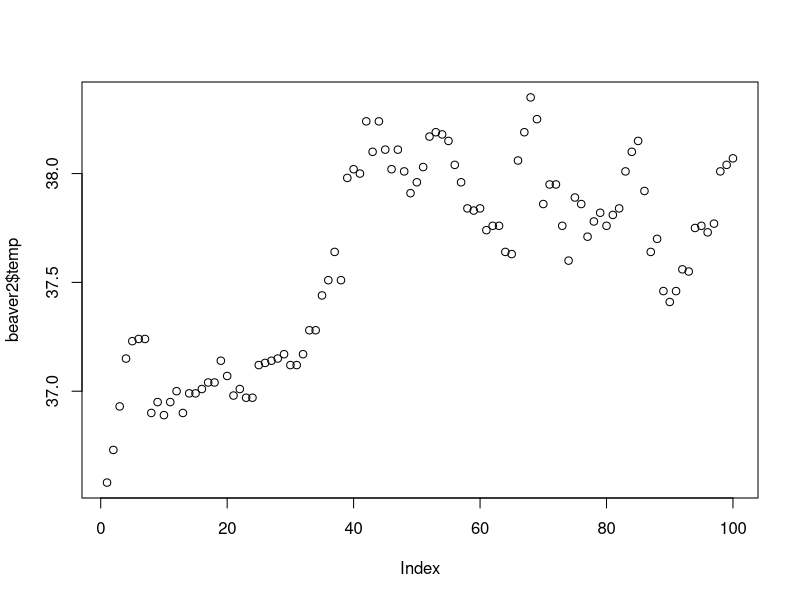
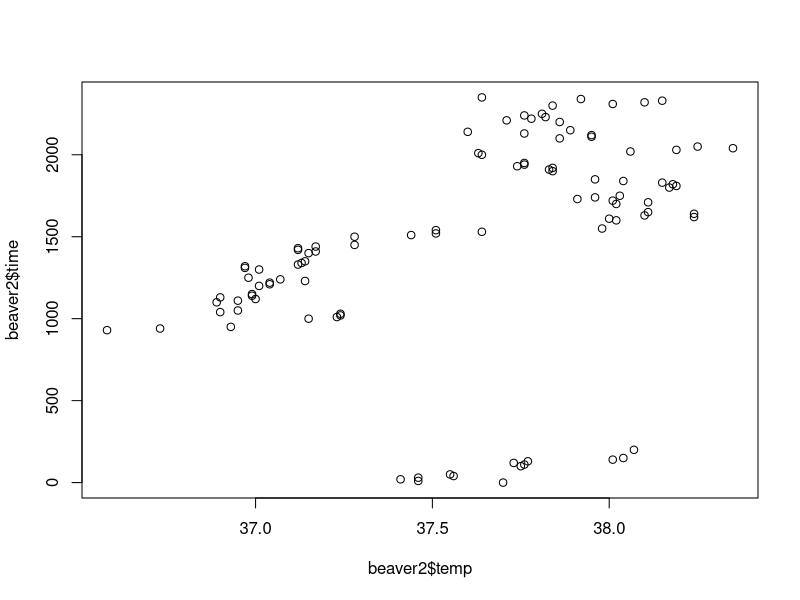
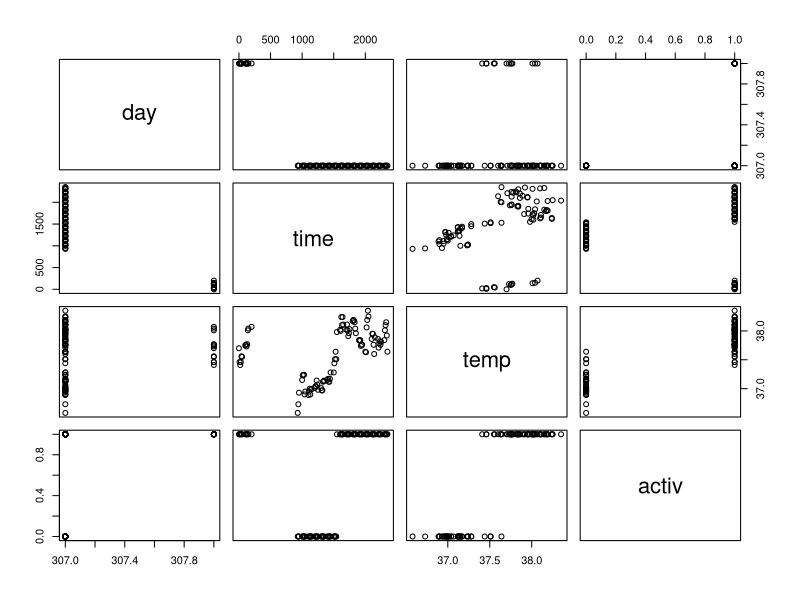

These charts were generated, in order, by the following R code: (Note: this script raises an error after producing the figures.)
#airquality=read.csv
#In R Console extract data set

airquality<-datasets::beaver2

head(beaver2) #Run
tail(beaver2) #Run
beaver2$time #Run

#descriptive_stat
#It's show's median, mean, min, max
summary(beaver2$time)
summary(beaver2$temp)
summary(beaver2$activ)

#Ploat
plot(beaver2$temp)
plot(beaver2$temp,beaver2$time)
plot(beaver2) #Its scatter plot graph
summary(beaver2)

#point' and Line
plot(beaver2$Ozone, type='l')
plot(beaver2$Ozone, xlab='ozone Concentration', 
     ylab='no of instances', main='ozone level in NY city',
     col='red')

#Horizontal bar plot
barplot(beaver2$Ozone, main='Ozone concenteration in air'
        ,xlab='ozone level', col='red', horiz=FALSE)

#histogram
hist(beaver2$Solar.R)
hist(beaver2$Solar.R,main='solar radiation value in air'
     ,xlab='solar rad',col='red')


#Box plot
boxplot(beaver2$Solar.R)

#multiple box plot
boxplot(beaver2[,1:4],main="Multiple", col = 'blue')


#multiple graph at one window

par(mfrow=c(4,4),mar=c(2,5,2,1),las=0,bty='n')
plot(beaver2$temp)
plot(beaver2$temp,beaver2$time)
plot(beaver2) #Its scatter plot graph
summary(beaver2)
plot(beaver2$temp, type='l')
plot(beaver2$tempe, xlab='temp Concentration', 
     ylab='no of instances', main='ozone level in NY city',
     col='red')
barplot(beaver2$Ozone, main='Ozone concenteration in air'
        ,xlab='ozone level', col='red', horiz=FALSE)
hist(beaver2$Solar.R)
hist(beaver2$Solar.R,main='solar radiation value in air'
     ,xlab='solar rad',col='red')
boxplot(beaver2$Solar.R)
boxplot(beaver2[,1:4],main="Multiple", col = 'blue')
